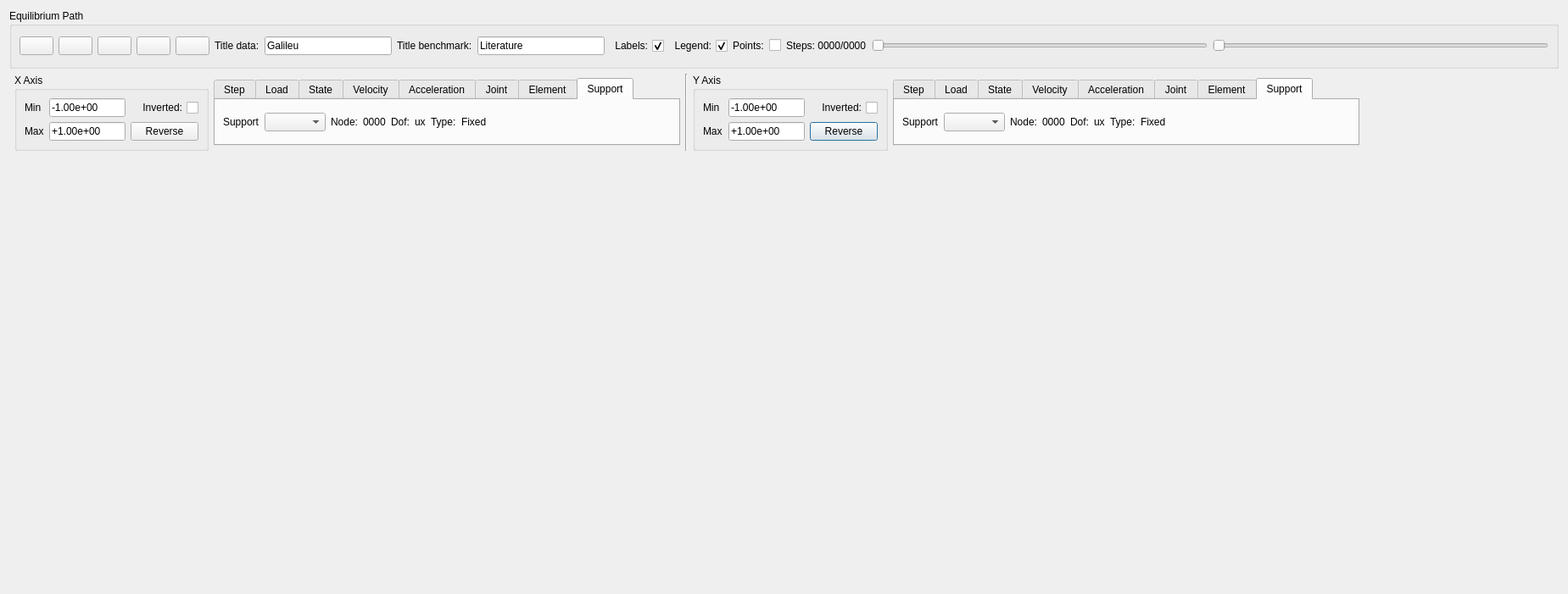
<?xml version="1.0" encoding="UTF-8"?>
<ui version="4.0">
 <class>Equilibrium_Path</class>
 <widget class="QDialog" name="Equilibrium_Path">
  <property name="windowModality">
   <enum>Qt::WindowModal</enum>
  </property>
  <property name="geometry">
   <rect>
    <x>0</x>
    <y>0</y>
    <width>1849</width>
    <height>701</height>
   </rect>
  </property>
  <property name="windowTitle">
   <string>Equilibrium Path</string>
  </property>
  <property name="toolTip">
   <string>Reverse</string>
  </property>
  <property name="modal">
   <bool>true</bool>
  </property>
  <layout class="QGridLayout" name="gridLayout_3">
   <item row="1" column="4">
    <widget class="QGroupBox" name="group_y">
     <property name="maximumSize">
      <size>
       <width>250</width>
       <height>16777215</height>
      </size>
     </property>
     <property name="title">
      <string>Y Axis</string>
     </property>
     <layout class="QGridLayout" name="gridLayout_2">
      <item row="0" column="4">
       <widget class="QCheckBox" name="check_y">
        <property name="layoutDirection">
         <enum>Qt::RightToLeft</enum>
        </property>
        <property name="text">
         <string>Inverted:</string>
        </property>
       </widget>
      </item>
      <item row="0" column="1">
       <widget class="QLineEdit" name="edit_min_y">
        <property name="maximumSize">
         <size>
          <width>90</width>
          <height>16777215</height>
         </size>
        </property>
        <property name="text">
         <string>-1.00e+00</string>
        </property>
       </widget>
      </item>
      <item row="0" column="0">
       <widget class="QLabel" name="label_min_y">
        <property name="text">
         <string>Min</string>
        </property>
       </widget>
      </item>
      <item row="1" column="0">
       <widget class="QLabel" name="label_max_y">
        <property name="text">
         <string>Max</string>
        </property>
       </widget>
      </item>
      <item row="1" column="1">
       <widget class="QLineEdit" name="edit_max_y">
        <property name="maximumSize">
         <size>
          <width>90</width>
          <height>16777215</height>
         </size>
        </property>
        <property name="text">
         <string>+1.00e+00</string>
        </property>
       </widget>
      </item>
      <item row="1" column="4">
       <widget class="QPushButton" name="button_reverse_y">
        <property name="text">
         <string>Reverse</string>
        </property>
       </widget>
      </item>
     </layout>
    </widget>
   </item>
   <item row="0" column="0" colspan="7">
    <widget class="QGroupBox" name="group_path">
     <property name="maximumSize">
      <size>
       <width>16777215</width>
       <height>70</height>
      </size>
     </property>
     <property name="title">
      <string>Equilibrium Path</string>
     </property>
     <layout class="QGridLayout" name="gridLayout_4">
      <item row="0" column="10">
       <widget class="QLineEdit" name="edit_title_2">
        <property name="minimumSize">
         <size>
          <width>0</width>
          <height>0</height>
         </size>
        </property>
        <property name="maximumSize">
         <size>
          <width>150</width>
          <height>16777215</height>
         </size>
        </property>
        <property name="text">
         <string>Literature</string>
        </property>
       </widget>
      </item>
      <item row="0" column="15">
       <widget class="QLabel" name="label_steps">
        <property name="text">
         <string>Steps: 0000/0000</string>
        </property>
       </widget>
      </item>
      <item row="0" column="8">
       <widget class="QLabel" name="label_title_2">
        <property name="text">
         <string>Title benchmark:</string>
        </property>
       </widget>
      </item>
      <item row="0" column="17">
       <widget class="QSlider" name="slider_step_max">
        <property name="toolTip">
         <string>Max Step</string>
        </property>
        <property name="orientation">
         <enum>Qt::Horizontal</enum>
        </property>
       </widget>
      </item>
      <item row="0" column="6">
       <widget class="QLabel" name="label_title_1">
        <property name="text">
         <string>Title data:</string>
        </property>
       </widget>
      </item>
      <item row="0" column="7">
       <widget class="QLineEdit" name="edit_title_1">
        <property name="minimumSize">
         <size>
          <width>0</width>
          <height>0</height>
         </size>
        </property>
        <property name="maximumSize">
         <size>
          <width>150</width>
          <height>16777215</height>
         </size>
        </property>
        <property name="text">
         <string>Galileu</string>
        </property>
       </widget>
      </item>
      <item row="0" column="3">
       <widget class="QPushButton" name="button_print">
        <property name="maximumSize">
         <size>
          <width>50</width>
          <height>16777215</height>
         </size>
        </property>
        <property name="toolTip">
         <string>Print</string>
        </property>
        <property name="text">
         <string/>
        </property>
        <property name="icon">
         <iconset theme="document-print">
          <normaloff>../../../../.designer/backup</normaloff>../../../../.designer/backup</iconset>
        </property>
       </widget>
      </item>
      <item row="0" column="2">
       <widget class="QPushButton" name="button_fit">
        <property name="maximumSize">
         <size>
          <width>50</width>
          <height>16777215</height>
         </size>
        </property>
        <property name="toolTip">
         <string>Fit</string>
        </property>
        <property name="text">
         <string/>
        </property>
        <property name="icon">
         <iconset theme="zoom-fit-best">
          <normaloff>../../../../.designer/backup</normaloff>../../../../.designer/backup</iconset>
        </property>
       </widget>
      </item>
      <item row="0" column="0">
       <widget class="QPushButton" name="button_load">
        <property name="maximumSize">
         <size>
          <width>50</width>
          <height>16777215</height>
         </size>
        </property>
        <property name="toolTip">
         <string>Load</string>
        </property>
        <property name="text">
         <string/>
        </property>
        <property name="icon">
         <iconset theme="document-open">
          <normaloff>../../../../.designer/backup</normaloff>../../../../.designer/backup</iconset>
        </property>
       </widget>
      </item>
      <item row="0" column="1">
       <widget class="QPushButton" name="button_clean">
        <property name="maximumSize">
         <size>
          <width>50</width>
          <height>16777215</height>
         </size>
        </property>
        <property name="toolTip">
         <string>Clean</string>
        </property>
        <property name="text">
         <string/>
        </property>
        <property name="icon">
         <iconset theme="edit-delete">
          <normaloff>../../../../.designer/backup</normaloff>../../../../.designer/backup</iconset>
        </property>
       </widget>
      </item>
      <item row="0" column="12">
       <widget class="QCheckBox" name="check_legend">
        <property name="layoutDirection">
         <enum>Qt::RightToLeft</enum>
        </property>
        <property name="text">
         <string>Legend:</string>
        </property>
        <property name="checked">
         <bool>true</bool>
        </property>
       </widget>
      </item>
      <item row="0" column="16">
       <widget class="QSlider" name="slider_step_min">
        <property name="minimumSize">
         <size>
          <width>0</width>
          <height>0</height>
         </size>
        </property>
        <property name="toolTip">
         <string>Min Step</string>
        </property>
        <property name="orientation">
         <enum>Qt::Horizontal</enum>
        </property>
       </widget>
      </item>
      <item row="0" column="11">
       <widget class="QCheckBox" name="check_labels">
        <property name="layoutDirection">
         <enum>Qt::RightToLeft</enum>
        </property>
        <property name="text">
         <string>Labels:</string>
        </property>
        <property name="checked">
         <bool>true</bool>
        </property>
       </widget>
      </item>
      <item row="0" column="13">
       <widget class="QLabel" name="label_points">
        <property name="text">
         <string>Points:</string>
        </property>
       </widget>
      </item>
      <item row="0" column="14">
       <widget class="QCheckBox" name="check_points">
        <property name="text">
         <string/>
        </property>
       </widget>
      </item>
      <item row="0" column="4">
       <widget class="QPushButton" name="button_limit">
        <property name="toolTip">
         <string>Limit Points</string>
        </property>
        <property name="text">
         <string/>
        </property>
        <property name="icon">
         <iconset theme="input-tablet">
          <normaloff>.</normaloff>.</iconset>
        </property>
       </widget>
      </item>
     </layout>
    </widget>
   </item>
   <item row="1" column="1">
    <widget class="QGroupBox" name="group_x">
     <property name="maximumSize">
      <size>
       <width>250</width>
       <height>16777215</height>
      </size>
     </property>
     <property name="title">
      <string>X Axis</string>
     </property>
     <property name="flat">
      <bool>false</bool>
     </property>
     <layout class="QGridLayout" name="gridLayout">
      <item row="0" column="0">
       <widget class="QLabel" name="label_min_x">
        <property name="text">
         <string>Min</string>
        </property>
       </widget>
      </item>
      <item row="0" column="4">
       <widget class="QCheckBox" name="check_x">
        <property name="layoutDirection">
         <enum>Qt::RightToLeft</enum>
        </property>
        <property name="text">
         <string>Inverted:</string>
        </property>
       </widget>
      </item>
      <item row="0" column="1">
       <widget class="QLineEdit" name="edit_min_x">
        <property name="maximumSize">
         <size>
          <width>90</width>
          <height>16777215</height>
         </size>
        </property>
        <property name="text">
         <string>-1.00e+00</string>
        </property>
       </widget>
      </item>
      <item row="1" column="0">
       <widget class="QLabel" name="label_max_x">
        <property name="text">
         <string>Max</string>
        </property>
       </widget>
      </item>
      <item row="1" column="1">
       <widget class="QLineEdit" name="edit_max_x">
        <property name="maximumSize">
         <size>
          <width>90</width>
          <height>16777215</height>
         </size>
        </property>
        <property name="text">
         <string>+1.00e+00</string>
        </property>
       </widget>
      </item>
      <item row="1" column="4">
       <widget class="QPushButton" name="button_reverse_x">
        <property name="text">
         <string>Reverse</string>
        </property>
       </widget>
      </item>
     </layout>
    </widget>
   </item>
   <item row="1" column="6">
    <spacer name="spacer">
     <property name="orientation">
      <enum>Qt::Horizontal</enum>
     </property>
     <property name="sizeHint" stdset="0">
      <size>
       <width>40</width>
       <height>20</height>
      </size>
     </property>
    </spacer>
   </item>
   <item row="1" column="2">
    <widget class="QTabWidget" name="tab_x">
     <property name="minimumSize">
      <size>
       <width>550</width>
       <height>0</height>
      </size>
     </property>
     <property name="maximumSize">
      <size>
       <width>16777215</width>
       <height>80</height>
      </size>
     </property>
     <property name="currentIndex">
      <number>7</number>
     </property>
     <widget class="QWidget" name="tab_step_x">
      <attribute name="title">
       <string>Step</string>
      </attribute>
      <layout class="QGridLayout" name="gridLayout_5">
       <item row="0" column="2">
        <spacer name="spacer_step_x">
         <property name="orientation">
          <enum>Qt::Horizontal</enum>
         </property>
         <property name="sizeHint" stdset="0">
          <size>
           <width>40</width>
           <height>20</height>
          </size>
         </property>
        </spacer>
       </item>
       <item row="0" column="0">
        <widget class="QLabel" name="label_step_text_x">
         <property name="text">
          <string>Max:</string>
         </property>
        </widget>
       </item>
       <item row="0" column="1">
        <widget class="QLabel" name="label_step_max_x">
         <property name="text">
          <string>1000</string>
         </property>
        </widget>
       </item>
      </layout>
     </widget>
     <widget class="QWidget" name="tab_parameter_x">
      <attribute name="title">
       <string>Load</string>
      </attribute>
      <layout class="QGridLayout" name="gridLayout_8">
       <item row="0" column="4">
        <spacer name="spacer_parameter_x">
         <property name="orientation">
          <enum>Qt::Horizontal</enum>
         </property>
         <property name="sizeHint" stdset="0">
          <size>
           <width>40</width>
           <height>20</height>
          </size>
         </property>
        </spacer>
       </item>
       <item row="0" column="0">
        <widget class="QLabel" name="label_parameter_text_2_x">
         <property name="font">
          <font>
           <weight>50</weight>
           <bold>false</bold>
          </font>
         </property>
         <property name="text">
          <string>Min:</string>
         </property>
        </widget>
       </item>
       <item row="0" column="2">
        <widget class="QLabel" name="label_parameter_text_1_x">
         <property name="text">
          <string>Max:</string>
         </property>
        </widget>
       </item>
       <item row="0" column="1">
        <widget class="QLabel" name="label_parameter_min_x">
         <property name="text">
          <string>-1.00e+00</string>
         </property>
        </widget>
       </item>
       <item row="0" column="3">
        <widget class="QLabel" name="label_parameter_max_x">
         <property name="text">
          <string>+1.00e+00</string>
         </property>
        </widget>
       </item>
      </layout>
     </widget>
     <widget class="QWidget" name="tab_state_x">
      <attribute name="title">
       <string>State</string>
      </attribute>
      <layout class="QGridLayout" name="gridLayout_9">
       <item row="1" column="0">
        <widget class="QLabel" name="label_state_node_x">
         <property name="text">
          <string>Node</string>
         </property>
        </widget>
       </item>
       <item row="1" column="6">
        <spacer name="spacer_state_x">
         <property name="orientation">
          <enum>Qt::Horizontal</enum>
         </property>
         <property name="sizeHint" stdset="0">
          <size>
           <width>40</width>
           <height>20</height>
          </size>
         </property>
        </spacer>
       </item>
       <item row="1" column="2" colspan="2">
        <widget class="QComboBox" name="combo_state_node_x"/>
       </item>
       <item row="1" column="4">
        <widget class="QLabel" name="label_state_dof_x">
         <property name="text">
          <string>Dof</string>
         </property>
        </widget>
       </item>
       <item row="1" column="5">
        <widget class="QComboBox" name="combo_state_dof_x"/>
       </item>
      </layout>
     </widget>
     <widget class="QWidget" name="tab_velocity_x">
      <attribute name="title">
       <string>Velocity</string>
      </attribute>
      <layout class="QGridLayout" name="gridLayout_10">
       <item row="0" column="1">
        <widget class="QComboBox" name="combo_velocity_node_x"/>
       </item>
       <item row="0" column="2">
        <widget class="QLabel" name="label_velocity_dof_x">
         <property name="text">
          <string>Dof</string>
         </property>
        </widget>
       </item>
       <item row="0" column="0">
        <widget class="QLabel" name="label_velocity_node_x">
         <property name="text">
          <string>Node</string>
         </property>
        </widget>
       </item>
       <item row="0" column="3">
        <widget class="QComboBox" name="combo_velocity_dof_x"/>
       </item>
       <item row="0" column="4">
        <spacer name="spacer_velocity_x">
         <property name="orientation">
          <enum>Qt::Horizontal</enum>
         </property>
         <property name="sizeHint" stdset="0">
          <size>
           <width>40</width>
           <height>20</height>
          </size>
         </property>
        </spacer>
       </item>
      </layout>
     </widget>
     <widget class="QWidget" name="tab_acceleration_x">
      <attribute name="title">
       <string>Acceleration</string>
      </attribute>
      <layout class="QGridLayout" name="gridLayout_11">
       <item row="0" column="2">
        <widget class="QLabel" name="label_acceleration_dof_x">
         <property name="text">
          <string>Dof</string>
         </property>
        </widget>
       </item>
       <item row="0" column="3">
        <widget class="QComboBox" name="combo_acceleration_dof_x"/>
       </item>
       <item row="0" column="4">
        <spacer name="spacer_acceleration_x">
         <property name="orientation">
          <enum>Qt::Horizontal</enum>
         </property>
         <property name="sizeHint" stdset="0">
          <size>
           <width>266</width>
           <height>20</height>
          </size>
         </property>
        </spacer>
       </item>
       <item row="0" column="1">
        <widget class="QComboBox" name="combo_acceleration_node_x"/>
       </item>
       <item row="0" column="0">
        <widget class="QLabel" name="label_acceleration_node_x">
         <property name="text">
          <string>Node</string>
         </property>
        </widget>
       </item>
      </layout>
     </widget>
     <widget class="QWidget" name="tab_joint_x">
      <attribute name="title">
       <string>Joint</string>
      </attribute>
      <layout class="QGridLayout" name="gridLayout_12">
       <item row="0" column="5">
        <widget class="QComboBox" name="combo_joint_node_x"/>
       </item>
       <item row="0" column="2">
        <widget class="QLabel" name="label_joint_state_x">
         <property name="text">
          <string>State</string>
         </property>
        </widget>
       </item>
       <item row="0" column="3">
        <widget class="QComboBox" name="combo_joint_state_x"/>
       </item>
       <item row="0" column="1">
        <widget class="QComboBox" name="combo_joint_index_x"/>
       </item>
       <item row="0" column="0">
        <widget class="QLabel" name="label_joint_index_x">
         <property name="text">
          <string>Joint</string>
         </property>
        </widget>
       </item>
       <item row="0" column="4">
        <widget class="QLabel" name="label_joint_node_x">
         <property name="text">
          <string>Node</string>
         </property>
        </widget>
       </item>
       <item row="0" column="6">
        <spacer name="spacer_joint_x">
         <property name="orientation">
          <enum>Qt::Horizontal</enum>
         </property>
         <property name="sizeHint" stdset="0">
          <size>
           <width>40</width>
           <height>20</height>
          </size>
         </property>
        </spacer>
       </item>
      </layout>
     </widget>
     <widget class="QWidget" name="tab_element_x">
      <attribute name="title">
       <string>Element</string>
      </attribute>
      <layout class="QGridLayout" name="gridLayout_13">
       <item row="0" column="3">
        <widget class="QComboBox" name="combo_element_state_x"/>
       </item>
       <item row="0" column="2">
        <widget class="QLabel" name="label_element_state_x">
         <property name="text">
          <string>State</string>
         </property>
        </widget>
       </item>
       <item row="0" column="1">
        <widget class="QComboBox" name="combo_element_index_x"/>
       </item>
       <item row="0" column="0">
        <widget class="QLabel" name="label_element_index_x">
         <property name="text">
          <string>Element</string>
         </property>
        </widget>
       </item>
       <item row="0" column="4">
        <widget class="QLabel" name="label_element_node_x">
         <property name="text">
          <string>Node</string>
         </property>
        </widget>
       </item>
       <item row="0" column="5">
        <widget class="QComboBox" name="combo_element_node_x"/>
       </item>
       <item row="0" column="6">
        <spacer name="spacer_element_x">
         <property name="orientation">
          <enum>Qt::Horizontal</enum>
         </property>
         <property name="sizeHint" stdset="0">
          <size>
           <width>40</width>
           <height>20</height>
          </size>
         </property>
        </spacer>
       </item>
      </layout>
     </widget>
     <widget class="QWidget" name="tab_support_x">
      <attribute name="title">
       <string>Support</string>
      </attribute>
      <layout class="QGridLayout" name="gridLayout_14">
       <item row="0" column="4">
        <widget class="QLabel" name="label_support_text_2_x">
         <property name="text">
          <string>Dof:</string>
         </property>
        </widget>
       </item>
       <item row="0" column="2">
        <widget class="QLabel" name="label_support_text_1_x">
         <property name="text">
          <string>Node:</string>
         </property>
        </widget>
       </item>
       <item row="0" column="5">
        <widget class="QLabel" name="label_support_dof_x">
         <property name="text">
          <string>ux</string>
         </property>
        </widget>
       </item>
       <item row="0" column="0">
        <widget class="QLabel" name="label_support_index_x">
         <property name="text">
          <string>Support</string>
         </property>
        </widget>
       </item>
       <item row="0" column="3">
        <widget class="QLabel" name="label_support_node_x">
         <property name="text">
          <string>0000</string>
         </property>
        </widget>
       </item>
       <item row="0" column="8">
        <spacer name="spacer_support_x">
         <property name="orientation">
          <enum>Qt::Horizontal</enum>
         </property>
         <property name="sizeHint" stdset="0">
          <size>
           <width>90</width>
           <height>20</height>
          </size>
         </property>
        </spacer>
       </item>
       <item row="0" column="1">
        <widget class="QComboBox" name="combo_support_index_x"/>
       </item>
       <item row="0" column="6">
        <widget class="QLabel" name="label_support_text_3_x">
         <property name="text">
          <string>Type:</string>
         </property>
        </widget>
       </item>
       <item row="0" column="7">
        <widget class="QLabel" name="label_support_type_x">
         <property name="text">
          <string>Fixed</string>
         </property>
        </widget>
       </item>
      </layout>
     </widget>
    </widget>
   </item>
   <item row="1" column="5">
    <widget class="QTabWidget" name="tab_y">
     <property name="minimumSize">
      <size>
       <width>550</width>
       <height>0</height>
      </size>
     </property>
     <property name="maximumSize">
      <size>
       <width>518</width>
       <height>80</height>
      </size>
     </property>
     <property name="currentIndex">
      <number>7</number>
     </property>
     <widget class="QWidget" name="tab_step_y">
      <attribute name="title">
       <string>Step</string>
      </attribute>
      <layout class="QGridLayout" name="gridLayout_7">
       <item row="0" column="2">
        <spacer name="spacer_step_y">
         <property name="orientation">
          <enum>Qt::Horizontal</enum>
         </property>
         <property name="sizeHint" stdset="0">
          <size>
           <width>40</width>
           <height>20</height>
          </size>
         </property>
        </spacer>
       </item>
       <item row="0" column="0">
        <widget class="QLabel" name="label_step_text_y">
         <property name="text">
          <string>Max:</string>
         </property>
        </widget>
       </item>
       <item row="0" column="1">
        <widget class="QLabel" name="label_step_max_y">
         <property name="text">
          <string>1000</string>
         </property>
        </widget>
       </item>
      </layout>
     </widget>
     <widget class="QWidget" name="tab_parameter_y">
      <attribute name="title">
       <string>Load</string>
      </attribute>
      <layout class="QGridLayout" name="gridLayout_15">
       <item row="0" column="4">
        <spacer name="spacer_parameter_y">
         <property name="orientation">
          <enum>Qt::Horizontal</enum>
         </property>
         <property name="sizeHint" stdset="0">
          <size>
           <width>40</width>
           <height>20</height>
          </size>
         </property>
        </spacer>
       </item>
       <item row="0" column="0">
        <widget class="QLabel" name="label_parameter_text_1_y">
         <property name="font">
          <font>
           <weight>50</weight>
           <bold>false</bold>
          </font>
         </property>
         <property name="text">
          <string>Min:</string>
         </property>
        </widget>
       </item>
       <item row="0" column="2">
        <widget class="QLabel" name="label_parameter_text_2_y">
         <property name="text">
          <string>Max:</string>
         </property>
        </widget>
       </item>
       <item row="0" column="1">
        <widget class="QLabel" name="label_parameter_min_y">
         <property name="text">
          <string>-1.00e+00</string>
         </property>
        </widget>
       </item>
       <item row="0" column="3">
        <widget class="QLabel" name="label_parameter_max_y">
         <property name="text">
          <string>+1.00e+00</string>
         </property>
        </widget>
       </item>
      </layout>
     </widget>
     <widget class="QWidget" name="tab_state_y">
      <attribute name="title">
       <string>State</string>
      </attribute>
      <layout class="QGridLayout" name="gridLayout_16">
       <item row="1" column="0">
        <widget class="QLabel" name="label_state_node_y">
         <property name="text">
          <string>Node</string>
         </property>
        </widget>
       </item>
       <item row="1" column="6">
        <spacer name="spacer_state_y">
         <property name="orientation">
          <enum>Qt::Horizontal</enum>
         </property>
         <property name="sizeHint" stdset="0">
          <size>
           <width>40</width>
           <height>20</height>
          </size>
         </property>
        </spacer>
       </item>
       <item row="1" column="2" colspan="2">
        <widget class="QComboBox" name="combo_state_node_y"/>
       </item>
       <item row="1" column="4">
        <widget class="QLabel" name="label_state_dof_y">
         <property name="text">
          <string>Dof</string>
         </property>
        </widget>
       </item>
       <item row="1" column="5">
        <widget class="QComboBox" name="combo_state_dof_y"/>
       </item>
      </layout>
     </widget>
     <widget class="QWidget" name="tab_velocity_y">
      <attribute name="title">
       <string>Velocity</string>
      </attribute>
      <layout class="QGridLayout" name="gridLayout_17">
       <item row="0" column="1">
        <widget class="QComboBox" name="combo_velocity_node_y"/>
       </item>
       <item row="0" column="2">
        <widget class="QLabel" name="label_velocity_dof_y">
         <property name="text">
          <string>Dof</string>
         </property>
        </widget>
       </item>
       <item row="0" column="0">
        <widget class="QLabel" name="label_velocity_node_y">
         <property name="text">
          <string>Node</string>
         </property>
        </widget>
       </item>
       <item row="0" column="3">
        <widget class="QComboBox" name="combo_velocity_dof_y"/>
       </item>
       <item row="0" column="4">
        <spacer name="spacer_velocity_y">
         <property name="orientation">
          <enum>Qt::Horizontal</enum>
         </property>
         <property name="sizeHint" stdset="0">
          <size>
           <width>40</width>
           <height>20</height>
          </size>
         </property>
        </spacer>
       </item>
      </layout>
     </widget>
     <widget class="QWidget" name="tab_acceleration_y">
      <attribute name="title">
       <string>Acceleration</string>
      </attribute>
      <layout class="QGridLayout" name="gridLayout_18">
       <item row="0" column="2">
        <widget class="QLabel" name="label_acceleration_dof_y">
         <property name="text">
          <string>Dof</string>
         </property>
        </widget>
       </item>
       <item row="0" column="3">
        <widget class="QComboBox" name="combo_acceleration_dof_y"/>
       </item>
       <item row="0" column="4">
        <spacer name="spacer_acceleration_y">
         <property name="orientation">
          <enum>Qt::Horizontal</enum>
         </property>
         <property name="sizeHint" stdset="0">
          <size>
           <width>329</width>
           <height>20</height>
          </size>
         </property>
        </spacer>
       </item>
       <item row="0" column="1">
        <widget class="QComboBox" name="combo_acceleration_node_y"/>
       </item>
       <item row="0" column="0">
        <widget class="QLabel" name="label_acceleration_node_y">
         <property name="text">
          <string>Node</string>
         </property>
        </widget>
       </item>
      </layout>
     </widget>
     <widget class="QWidget" name="tab_joint_y">
      <attribute name="title">
       <string>Joint</string>
      </attribute>
      <layout class="QGridLayout" name="gridLayout_19">
       <item row="0" column="5">
        <widget class="QComboBox" name="combo_joint_node_y"/>
       </item>
       <item row="0" column="2">
        <widget class="QLabel" name="label_joint_state_y">
         <property name="text">
          <string>State</string>
         </property>
        </widget>
       </item>
       <item row="0" column="3">
        <widget class="QComboBox" name="combo_joint_state_y"/>
       </item>
       <item row="0" column="1">
        <widget class="QComboBox" name="combo_joint_index_y"/>
       </item>
       <item row="0" column="0">
        <widget class="QLabel" name="label_joint_index_y">
         <property name="text">
          <string>Joint</string>
         </property>
        </widget>
       </item>
       <item row="0" column="4">
        <widget class="QLabel" name="label_joint_node_y">
         <property name="text">
          <string>Node</string>
         </property>
        </widget>
       </item>
       <item row="0" column="6">
        <spacer name="spacer_joint_y">
         <property name="orientation">
          <enum>Qt::Horizontal</enum>
         </property>
         <property name="sizeHint" stdset="0">
          <size>
           <width>40</width>
           <height>20</height>
          </size>
         </property>
        </spacer>
       </item>
      </layout>
     </widget>
     <widget class="QWidget" name="tab_element_y">
      <attribute name="title">
       <string>Element</string>
      </attribute>
      <layout class="QGridLayout" name="gridLayout_20">
       <item row="0" column="3">
        <widget class="QComboBox" name="combo_element_state_y"/>
       </item>
       <item row="0" column="2">
        <widget class="QLabel" name="label_element_state_y">
         <property name="text">
          <string>State</string>
         </property>
        </widget>
       </item>
       <item row="0" column="1">
        <widget class="QComboBox" name="combo_element_index_y"/>
       </item>
       <item row="0" column="0">
        <widget class="QLabel" name="label_element_index_y">
         <property name="text">
          <string>Element</string>
         </property>
        </widget>
       </item>
       <item row="0" column="4">
        <widget class="QLabel" name="label_element_node_y">
         <property name="text">
          <string>Node</string>
         </property>
        </widget>
       </item>
       <item row="0" column="5">
        <widget class="QComboBox" name="combo_element_node_y"/>
       </item>
       <item row="0" column="6">
        <spacer name="spacer_element_y">
         <property name="orientation">
          <enum>Qt::Horizontal</enum>
         </property>
         <property name="sizeHint" stdset="0">
          <size>
           <width>40</width>
           <height>20</height>
          </size>
         </property>
        </spacer>
       </item>
      </layout>
     </widget>
     <widget class="QWidget" name="tab_support_y">
      <attribute name="title">
       <string>Support</string>
      </attribute>
      <layout class="QGridLayout" name="gridLayout_21">
       <item row="0" column="2">
        <widget class="QLabel" name="label_support_text_1_y">
         <property name="text">
          <string>Node:</string>
         </property>
        </widget>
       </item>
       <item row="0" column="3">
        <widget class="QLabel" name="label_support_node_y">
         <property name="text">
          <string>0000</string>
         </property>
        </widget>
       </item>
       <item row="0" column="4">
        <widget class="QLabel" name="label_support_text_2_y">
         <property name="text">
          <string>Dof:</string>
         </property>
        </widget>
       </item>
       <item row="0" column="8">
        <spacer name="spacer_support_y">
         <property name="orientation">
          <enum>Qt::Horizontal</enum>
         </property>
         <property name="sizeHint" stdset="0">
          <size>
           <width>90</width>
           <height>20</height>
          </size>
         </property>
        </spacer>
       </item>
       <item row="0" column="0">
        <widget class="QLabel" name="label_support_index_y">
         <property name="text">
          <string>Support</string>
         </property>
        </widget>
       </item>
       <item row="0" column="1">
        <widget class="QComboBox" name="combo_support_index_y"/>
       </item>
       <item row="0" column="5">
        <widget class="QLabel" name="label_support_dof_y">
         <property name="text">
          <string>ux</string>
         </property>
        </widget>
       </item>
       <item row="0" column="6">
        <widget class="QLabel" name="label_support_text_3_y">
         <property name="text">
          <string>Type:</string>
         </property>
        </widget>
       </item>
       <item row="0" column="7">
        <widget class="QLabel" name="label_support_type_y">
         <property name="text">
          <string>Fixed</string>
         </property>
        </widget>
       </item>
      </layout>
     </widget>
    </widget>
   </item>
   <item row="5" column="0" colspan="7">
    <widget class="QCustomPlot" name="canvas" native="true"/>
   </item>
   <item row="1" column="3">
    <widget class="Line" name="line">
     <property name="orientation">
      <enum>Qt::Vertical</enum>
     </property>
    </widget>
   </item>
  </layout>
 </widget>
 <customwidgets>
  <customwidget>
   <class>QCustomPlot</class>
   <extends>QWidget</extends>
   <header location="global">qcustomplot.h</header>
   <container>1</container>
  </customwidget>
 </customwidgets>
 <resources/>
 <connections/>
</ui>
